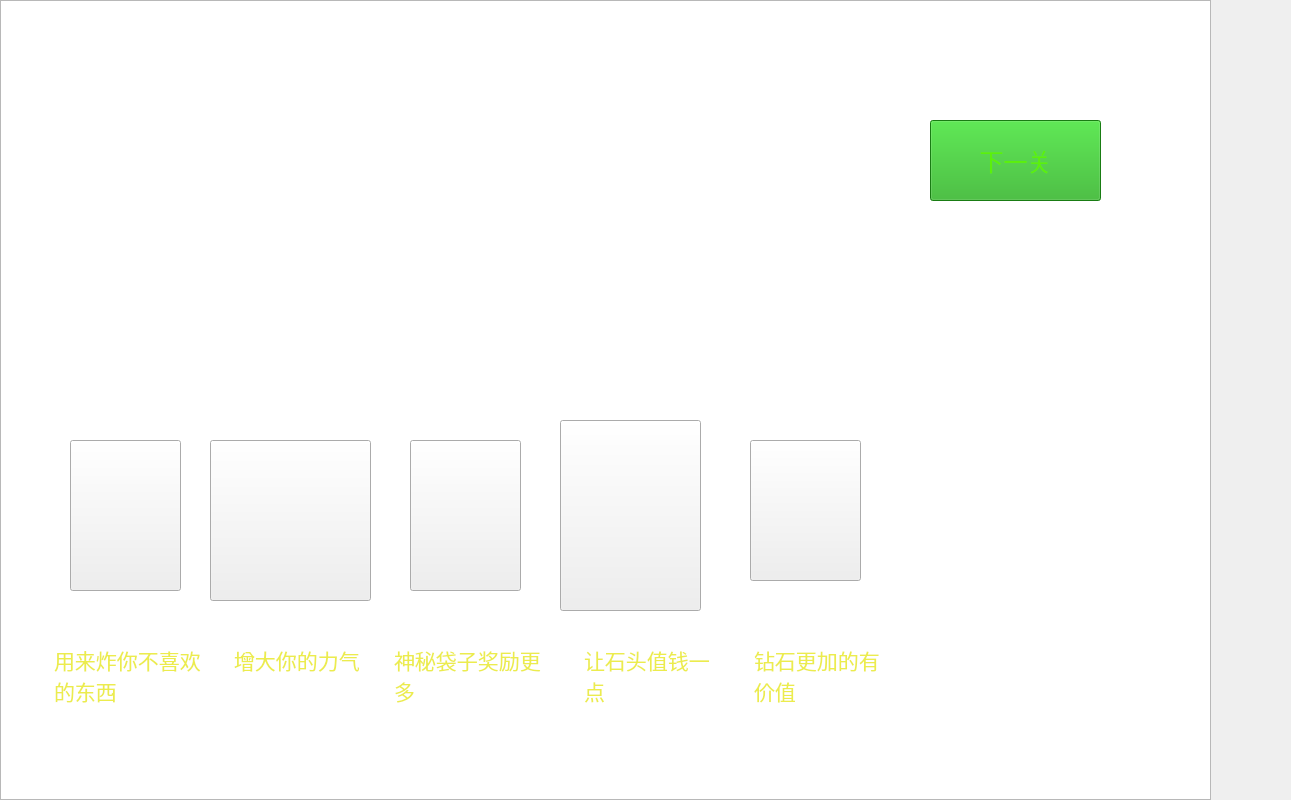
<?xml version="1.0" encoding="UTF-8"?>
<ui version="4.0">
 <class>myWidget1</class>
 <widget class="QWidget" name="myWidget1">
  <property name="geometry">
   <rect>
    <x>0</x>
    <y>0</y>
    <width>1291</width>
    <height>800</height>
   </rect>
  </property>
  <property name="windowTitle">
   <string>myWidget</string>
  </property>
  <widget class="QGraphicsView" name="graphicsView">
   <property name="geometry">
    <rect>
     <x>0</x>
     <y>0</y>
     <width>1211</width>
     <height>800</height>
    </rect>
   </property>
   <property name="cursor" stdset="0">
    <cursorShape>ArrowCursor</cursorShape>
   </property>
   <property name="styleSheet">
    <string notr="true">border-image: url(:/GoldenMiner/photo/backimg.png);</string>
   </property>
  </widget>
  <widget class="QPushButton" name="next">
   <property name="geometry">
    <rect>
     <x>930</x>
     <y>120</y>
     <width>171</width>
     <height>81</height>
    </rect>
   </property>
   <property name="font">
    <font>
     <family>Arial</family>
     <pointsize>18</pointsize>
     <weight>10</weight>
     <italic>false</italic>
     <bold>false</bold>
    </font>
   </property>
   <property name="cursor">
    <cursorShape>OpenHandCursor</cursorShape>
   </property>
   <property name="styleSheet">
    <string notr="true">background-color: rgb(35, 173, 27);
color: rgb(91, 240, 11);
font: 87 18pt &quot;Arial&quot;;</string>
   </property>
   <property name="text">
    <string>下一关</string>
   </property>
  </widget>
  <widget class="QPushButton" name="strongdrug">
   <property name="geometry">
    <rect>
     <x>210</x>
     <y>440</y>
     <width>161</width>
     <height>161</height>
    </rect>
   </property>
   <property name="cursor">
    <cursorShape>OpenHandCursor</cursorShape>
   </property>
   <property name="styleSheet">
    <string notr="true">border-image: url(:/GoldenMiner/photo/strongdrug.png);</string>
   </property>
   <property name="text">
    <string/>
   </property>
  </widget>
  <widget class="QPushButton" name="threeleaves">
   <property name="geometry">
    <rect>
     <x>410</x>
     <y>440</y>
     <width>111</width>
     <height>151</height>
    </rect>
   </property>
   <property name="cursor">
    <cursorShape>OpenHandCursor</cursorShape>
   </property>
   <property name="styleSheet">
    <string notr="true">border-image: url(:/GoldenMiner/photo/threeleaves.png);</string>
   </property>
   <property name="text">
    <string/>
   </property>
  </widget>
  <widget class="QPushButton" name="stonebook">
   <property name="geometry">
    <rect>
     <x>560</x>
     <y>420</y>
     <width>141</width>
     <height>191</height>
    </rect>
   </property>
   <property name="cursor">
    <cursorShape>OpenHandCursor</cursorShape>
   </property>
   <property name="styleSheet">
    <string notr="true">border-image: url(:/GoldenMiner/photo/stonebook.png);</string>
   </property>
   <property name="text">
    <string/>
   </property>
  </widget>
  <widget class="QPushButton" name="luckdog">
   <property name="geometry">
    <rect>
     <x>750</x>
     <y>440</y>
     <width>111</width>
     <height>141</height>
    </rect>
   </property>
   <property name="cursor">
    <cursorShape>OpenHandCursor</cursorShape>
   </property>
   <property name="styleSheet">
    <string notr="true">border-image: url(:/GoldenMiner/photo/luckdog.png);</string>
   </property>
   <property name="text">
    <string/>
   </property>
  </widget>
  <widget class="QPushButton" name="bomb">
   <property name="geometry">
    <rect>
     <x>70</x>
     <y>440</y>
     <width>111</width>
     <height>151</height>
    </rect>
   </property>
   <property name="cursor">
    <cursorShape>OpenHandCursor</cursorShape>
   </property>
   <property name="toolTip">
    <string>&lt;html&gt;&lt;head/&gt;&lt;body&gt;&lt;p&gt;llll&lt;/p&gt;&lt;/body&gt;&lt;/html&gt;</string>
   </property>
   <property name="styleSheet">
    <string notr="true">border-image: url(:/GoldenMiner/photo/bomb.png);</string>
   </property>
   <property name="text">
    <string/>
   </property>
  </widget>
  <widget class="QTextEdit" name="bomb_2">
   <property name="geometry">
    <rect>
     <x>70</x>
     <y>600</y>
     <width>71</width>
     <height>51</height>
    </rect>
   </property>
   <property name="styleSheet">
    <string notr="true">background-color:rgba(255, 255, 255, 0);
border:0 solid red;
font: 87 14pt &quot;Arial&quot;;
color: rgb(54, 139, 9);</string>
   </property>
   <property name="html">
    <string>&lt;!DOCTYPE HTML PUBLIC &quot;-//W3C//DTD HTML 4.0//EN&quot; &quot;http://www.w3.org/TR/REC-html40/strict.dtd&quot;&gt;
&lt;html&gt;&lt;head&gt;&lt;meta name=&quot;qrichtext&quot; content=&quot;1&quot; /&gt;&lt;style type=&quot;text/css&quot;&gt;
p, li { white-space: pre-wrap; }
&lt;/style&gt;&lt;/head&gt;&lt;body style=&quot; font-family:'Arial'; font-size:14pt; font-weight:80; font-style:normal;&quot;&gt;
&lt;p style=&quot;-qt-paragraph-type:empty; margin-top:0px; margin-bottom:0px; margin-left:0px; margin-right:0px; -qt-block-indent:0; text-indent:0px;&quot;&gt;&lt;br /&gt;&lt;/p&gt;&lt;/body&gt;&lt;/html&gt;</string>
   </property>
  </widget>
  <widget class="QTextEdit" name="strongdrug_2">
   <property name="geometry">
    <rect>
     <x>240</x>
     <y>600</y>
     <width>81</width>
     <height>61</height>
    </rect>
   </property>
   <property name="styleSheet">
    <string notr="true">background-color:rgba(255, 255, 255, 0);
border:0 solid red;
font: 87 14pt &quot;Arial&quot;;
color: rgb(54, 139, 9);</string>
   </property>
   <property name="html">
    <string>&lt;!DOCTYPE HTML PUBLIC &quot;-//W3C//DTD HTML 4.0//EN&quot; &quot;http://www.w3.org/TR/REC-html40/strict.dtd&quot;&gt;
&lt;html&gt;&lt;head&gt;&lt;meta name=&quot;qrichtext&quot; content=&quot;1&quot; /&gt;&lt;style type=&quot;text/css&quot;&gt;
p, li { white-space: pre-wrap; }
&lt;/style&gt;&lt;/head&gt;&lt;body style=&quot; font-family:'Arial'; font-size:14pt; font-weight:80; font-style:normal;&quot;&gt;
&lt;p style=&quot;-qt-paragraph-type:empty; margin-top:0px; margin-bottom:0px; margin-left:0px; margin-right:0px; -qt-block-indent:0; text-indent:0px;&quot;&gt;&lt;br /&gt;&lt;/p&gt;&lt;/body&gt;&lt;/html&gt;</string>
   </property>
  </widget>
  <widget class="QTextEdit" name="threeleaves_2">
   <property name="geometry">
    <rect>
     <x>430</x>
     <y>600</y>
     <width>71</width>
     <height>51</height>
    </rect>
   </property>
   <property name="styleSheet">
    <string notr="true">background-color:rgba(255, 255, 255, 0);
border:0 solid red;
font: 87 14pt &quot;Arial&quot;;
color: rgb(54, 139, 9);</string>
   </property>
   <property name="html">
    <string>&lt;!DOCTYPE HTML PUBLIC &quot;-//W3C//DTD HTML 4.0//EN&quot; &quot;http://www.w3.org/TR/REC-html40/strict.dtd&quot;&gt;
&lt;html&gt;&lt;head&gt;&lt;meta name=&quot;qrichtext&quot; content=&quot;1&quot; /&gt;&lt;style type=&quot;text/css&quot;&gt;
p, li { white-space: pre-wrap; }
&lt;/style&gt;&lt;/head&gt;&lt;body style=&quot; font-family:'Arial'; font-size:14pt; font-weight:80; font-style:normal;&quot;&gt;
&lt;p style=&quot;-qt-paragraph-type:empty; margin-top:0px; margin-bottom:0px; margin-left:0px; margin-right:0px; -qt-block-indent:0; text-indent:0px;&quot;&gt;&lt;br /&gt;&lt;/p&gt;&lt;/body&gt;&lt;/html&gt;</string>
   </property>
  </widget>
  <widget class="QTextEdit" name="stonebook_2">
   <property name="geometry">
    <rect>
     <x>590</x>
     <y>600</y>
     <width>71</width>
     <height>51</height>
    </rect>
   </property>
   <property name="styleSheet">
    <string notr="true">background-color:rgba(255, 255, 255, 0);
border:0 solid red;
font: 87 14pt &quot;Arial&quot;;
color: rgb(54, 139, 9);</string>
   </property>
   <property name="html">
    <string>&lt;!DOCTYPE HTML PUBLIC &quot;-//W3C//DTD HTML 4.0//EN&quot; &quot;http://www.w3.org/TR/REC-html40/strict.dtd&quot;&gt;
&lt;html&gt;&lt;head&gt;&lt;meta name=&quot;qrichtext&quot; content=&quot;1&quot; /&gt;&lt;style type=&quot;text/css&quot;&gt;
p, li { white-space: pre-wrap; }
&lt;/style&gt;&lt;/head&gt;&lt;body style=&quot; font-family:'Arial'; font-size:14pt; font-weight:80; font-style:normal;&quot;&gt;
&lt;p style=&quot;-qt-paragraph-type:empty; margin-top:0px; margin-bottom:0px; margin-left:0px; margin-right:0px; -qt-block-indent:0; text-indent:0px;&quot;&gt;&lt;br /&gt;&lt;/p&gt;&lt;/body&gt;&lt;/html&gt;</string>
   </property>
  </widget>
  <widget class="QTextEdit" name="luckdog_2">
   <property name="geometry">
    <rect>
     <x>780</x>
     <y>600</y>
     <width>71</width>
     <height>51</height>
    </rect>
   </property>
   <property name="styleSheet">
    <string notr="true">background-color:rgba(255, 255, 255, 0);
color: rgb(54, 139, 9);
border:0 solid red;
font: 87 14pt &quot;Arial&quot;;</string>
   </property>
   <property name="html">
    <string>&lt;!DOCTYPE HTML PUBLIC &quot;-//W3C//DTD HTML 4.0//EN&quot; &quot;http://www.w3.org/TR/REC-html40/strict.dtd&quot;&gt;
&lt;html&gt;&lt;head&gt;&lt;meta name=&quot;qrichtext&quot; content=&quot;1&quot; /&gt;&lt;style type=&quot;text/css&quot;&gt;
p, li { white-space: pre-wrap; }
&lt;/style&gt;&lt;/head&gt;&lt;body style=&quot; font-family:'Arial'; font-size:14pt; font-weight:80; font-style:normal;&quot;&gt;
&lt;p style=&quot;-qt-paragraph-type:empty; margin-top:0px; margin-bottom:0px; margin-left:0px; margin-right:0px; -qt-block-indent:0; text-indent:0px;&quot;&gt;&lt;br /&gt;&lt;/p&gt;&lt;/body&gt;&lt;/html&gt;</string>
   </property>
  </widget>
  <widget class="QLabel" name="boss">
   <property name="geometry">
    <rect>
     <x>890</x>
     <y>280</y>
     <width>351</width>
     <height>361</height>
    </rect>
   </property>
   <property name="styleSheet">
    <string notr="true">image: url(:/GoldenMiner/photo/boss.png);</string>
   </property>
   <property name="text">
    <string/>
   </property>
  </widget>
  <widget class="QLabel" name="boss2">
   <property name="geometry">
    <rect>
     <x>840</x>
     <y>210</y>
     <width>451</width>
     <height>481</height>
    </rect>
   </property>
   <property name="styleSheet">
    <string notr="true">image: url(:/GoldenMiner/photo/badboss.png);</string>
   </property>
   <property name="text">
    <string/>
   </property>
  </widget>
  <widget class="QTextEdit" name="bomb_3">
   <property name="geometry">
    <rect>
     <x>50</x>
     <y>640</y>
     <width>161</width>
     <height>101</height>
    </rect>
   </property>
   <property name="styleSheet">
    <string notr="true">background-color: rgb(255, 255, 255, 0);
color: rgb(236, 236, 77);
font: 87 16pt &quot;Arial&quot;;
border:0px solid red;</string>
   </property>
   <property name="html">
    <string>&lt;!DOCTYPE HTML PUBLIC &quot;-//W3C//DTD HTML 4.0//EN&quot; &quot;http://www.w3.org/TR/REC-html40/strict.dtd&quot;&gt;
&lt;html&gt;&lt;head&gt;&lt;meta name=&quot;qrichtext&quot; content=&quot;1&quot; /&gt;&lt;style type=&quot;text/css&quot;&gt;
p, li { white-space: pre-wrap; }
&lt;/style&gt;&lt;/head&gt;&lt;body style=&quot; font-family:'Arial'; font-size:16pt; font-weight:80; font-style:normal;&quot;&gt;
&lt;p style=&quot; margin-top:0px; margin-bottom:0px; margin-left:0px; margin-right:0px; -qt-block-indent:0; text-indent:0px;&quot;&gt;用来炸你不喜欢的东西&lt;/p&gt;&lt;/body&gt;&lt;/html&gt;</string>
   </property>
  </widget>
  <widget class="QTextEdit" name="strongdrug_3">
   <property name="geometry">
    <rect>
     <x>230</x>
     <y>640</y>
     <width>141</width>
     <height>91</height>
    </rect>
   </property>
   <property name="styleSheet">
    <string notr="true">background-color: rgb(255, 255, 255, 0);
color: rgb(236, 236, 77);
font: 87 16pt &quot;Arial&quot;;
border:0px solid red;</string>
   </property>
   <property name="html">
    <string>&lt;!DOCTYPE HTML PUBLIC &quot;-//W3C//DTD HTML 4.0//EN&quot; &quot;http://www.w3.org/TR/REC-html40/strict.dtd&quot;&gt;
&lt;html&gt;&lt;head&gt;&lt;meta name=&quot;qrichtext&quot; content=&quot;1&quot; /&gt;&lt;style type=&quot;text/css&quot;&gt;
p, li { white-space: pre-wrap; }
&lt;/style&gt;&lt;/head&gt;&lt;body style=&quot; font-family:'Arial'; font-size:16pt; font-weight:80; font-style:normal;&quot;&gt;
&lt;p style=&quot; margin-top:0px; margin-bottom:0px; margin-left:0px; margin-right:0px; -qt-block-indent:0; text-indent:0px;&quot;&gt;增大你的力气&lt;/p&gt;&lt;/body&gt;&lt;/html&gt;</string>
   </property>
  </widget>
  <widget class="QTextEdit" name="threeleaves_3">
   <property name="geometry">
    <rect>
     <x>390</x>
     <y>640</y>
     <width>161</width>
     <height>111</height>
    </rect>
   </property>
   <property name="styleSheet">
    <string notr="true">background-color: rgb(255, 255, 255, 0);
color: rgb(236, 236, 77);
font: 87 16pt &quot;Arial&quot;;
border:0px solid red;</string>
   </property>
   <property name="html">
    <string>&lt;!DOCTYPE HTML PUBLIC &quot;-//W3C//DTD HTML 4.0//EN&quot; &quot;http://www.w3.org/TR/REC-html40/strict.dtd&quot;&gt;
&lt;html&gt;&lt;head&gt;&lt;meta name=&quot;qrichtext&quot; content=&quot;1&quot; /&gt;&lt;style type=&quot;text/css&quot;&gt;
p, li { white-space: pre-wrap; }
&lt;/style&gt;&lt;/head&gt;&lt;body style=&quot; font-family:'Arial'; font-size:16pt; font-weight:80; font-style:normal;&quot;&gt;
&lt;p style=&quot; margin-top:0px; margin-bottom:0px; margin-left:0px; margin-right:0px; -qt-block-indent:0; text-indent:0px;&quot;&gt;神秘袋子奖励更多&lt;/p&gt;&lt;/body&gt;&lt;/html&gt;</string>
   </property>
  </widget>
  <widget class="QTextEdit" name="stonebook_3">
   <property name="geometry">
    <rect>
     <x>580</x>
     <y>640</y>
     <width>151</width>
     <height>101</height>
    </rect>
   </property>
   <property name="styleSheet">
    <string notr="true">background-color: rgb(255, 255, 255, 0);
color: rgb(236, 236, 77);
font: 87 16pt &quot;Arial&quot;;
border:0px solid red;</string>
   </property>
   <property name="html">
    <string>&lt;!DOCTYPE HTML PUBLIC &quot;-//W3C//DTD HTML 4.0//EN&quot; &quot;http://www.w3.org/TR/REC-html40/strict.dtd&quot;&gt;
&lt;html&gt;&lt;head&gt;&lt;meta name=&quot;qrichtext&quot; content=&quot;1&quot; /&gt;&lt;style type=&quot;text/css&quot;&gt;
p, li { white-space: pre-wrap; }
&lt;/style&gt;&lt;/head&gt;&lt;body style=&quot; font-family:'Arial'; font-size:16pt; font-weight:80; font-style:normal;&quot;&gt;
&lt;p style=&quot; margin-top:0px; margin-bottom:0px; margin-left:0px; margin-right:0px; -qt-block-indent:0; text-indent:0px;&quot;&gt;让石头值钱一点&lt;/p&gt;&lt;/body&gt;&lt;/html&gt;</string>
   </property>
  </widget>
  <widget class="QTextEdit" name="luckdog_3">
   <property name="geometry">
    <rect>
     <x>750</x>
     <y>640</y>
     <width>141</width>
     <height>91</height>
    </rect>
   </property>
   <property name="styleSheet">
    <string notr="true">background-color: rgb(255, 255, 255, 0);
color: rgb(236, 236, 77);
font: 87 16pt &quot;Arial&quot;;
border:0px solid red;</string>
   </property>
   <property name="html">
    <string>&lt;!DOCTYPE HTML PUBLIC &quot;-//W3C//DTD HTML 4.0//EN&quot; &quot;http://www.w3.org/TR/REC-html40/strict.dtd&quot;&gt;
&lt;html&gt;&lt;head&gt;&lt;meta name=&quot;qrichtext&quot; content=&quot;1&quot; /&gt;&lt;style type=&quot;text/css&quot;&gt;
p, li { white-space: pre-wrap; }
&lt;/style&gt;&lt;/head&gt;&lt;body style=&quot; font-family:'Arial'; font-size:16pt; font-weight:80; font-style:normal;&quot;&gt;
&lt;p style=&quot; margin-top:0px; margin-bottom:0px; margin-left:0px; margin-right:0px; -qt-block-indent:0; text-indent:0px;&quot;&gt;钻石更加的有价值&lt;/p&gt;&lt;/body&gt;&lt;/html&gt;</string>
   </property>
  </widget>
  <widget class="QLabel" name="words">
   <property name="geometry">
    <rect>
     <x>150</x>
     <y>210</y>
     <width>821</width>
     <height>211</height>
    </rect>
   </property>
   <property name="styleSheet">
    <string notr="true">border-image: url(:/GoldenMiner/photo/words.png);</string>
   </property>
   <property name="text">
    <string/>
   </property>
  </widget>
  <widget class="QLabel" name="gold1">
   <property name="geometry">
    <rect>
     <x>90</x>
     <y>360</y>
     <width>51</width>
     <height>51</height>
    </rect>
   </property>
   <property name="styleSheet">
    <string notr="true">border-image: url(:/GoldenMiner/photo/smallgold.png);</string>
   </property>
   <property name="text">
    <string/>
   </property>
  </widget>
  <widget class="QLabel" name="gold2">
   <property name="geometry">
    <rect>
     <x>40</x>
     <y>280</y>
     <width>61</width>
     <height>71</height>
    </rect>
   </property>
   <property name="styleSheet">
    <string notr="true">border-image: url(:/GoldenMiner/photo/smallgold.png);</string>
   </property>
   <property name="text">
    <string/>
   </property>
  </widget>
 </widget>
 <layoutdefault spacing="6" margin="11"/>
 <resources/>
 <connections/>
</ui>
